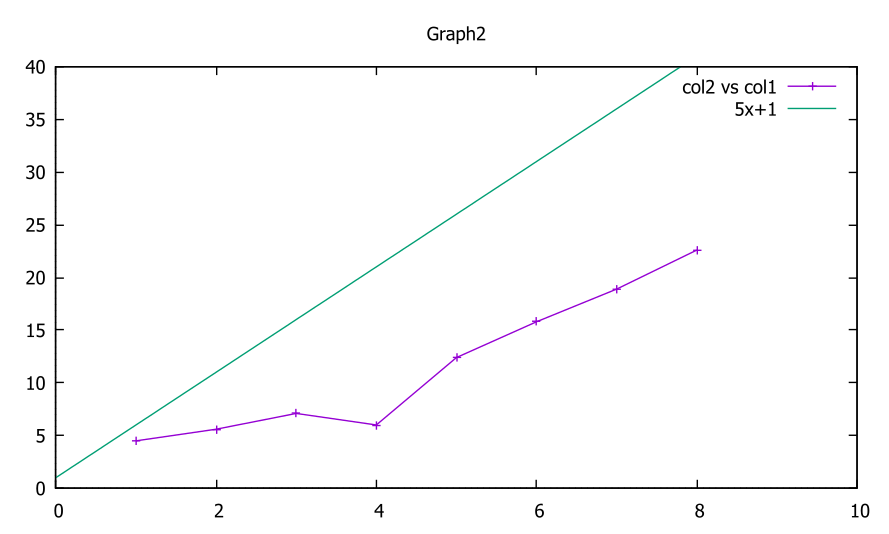

gnuplot code for this plot:
set xrange [0:10]
set yrange [0:40]
set title "Graph2"
set xzeroaxis
set yzeroaxis
plot "data.txt" using 1:2 with linespoint title "col2 vs col1", 5*x+1 with lines title "5x+1"
